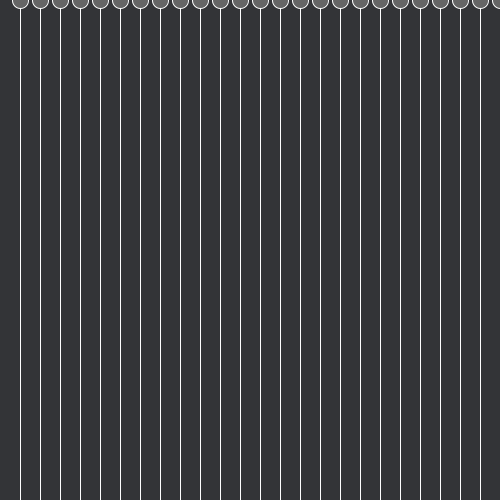
Frame 1 (no input)
Frame 60 (the mouse pressed at the canvas centre just before this capture): identical to frame 1, image omitted
Frame 120 (the mouse held since frame 60 and released just before this capture): blank canvas, image omitted

The Processing sketch that drew this single still picture (run headless with seeded random() and noise(); from frame 60 on, the mouse is pressed at the canvas centre):

// Processing sketch: mouseandcircle
// ── mouseandcircle.pde
static final int WIDTH = 500;
static final int HEIGHT = 500;
float x = 0;

void setup(){
  size(500, 500); // Define size
}

void draw(){
  background(51, 52, 55);
  x = 0;
  while(x < width){
    
    if(mouseX < 10){
      x = x + 20;
    }
    else{
      x = x + mouseX;
    }
    fill(101);
    stroke(255);
    line(x, 0, x, HEIGHT);
    circle(x, mouseY * sin(x % 360), 16);
    println(mouseX);
  }
}
